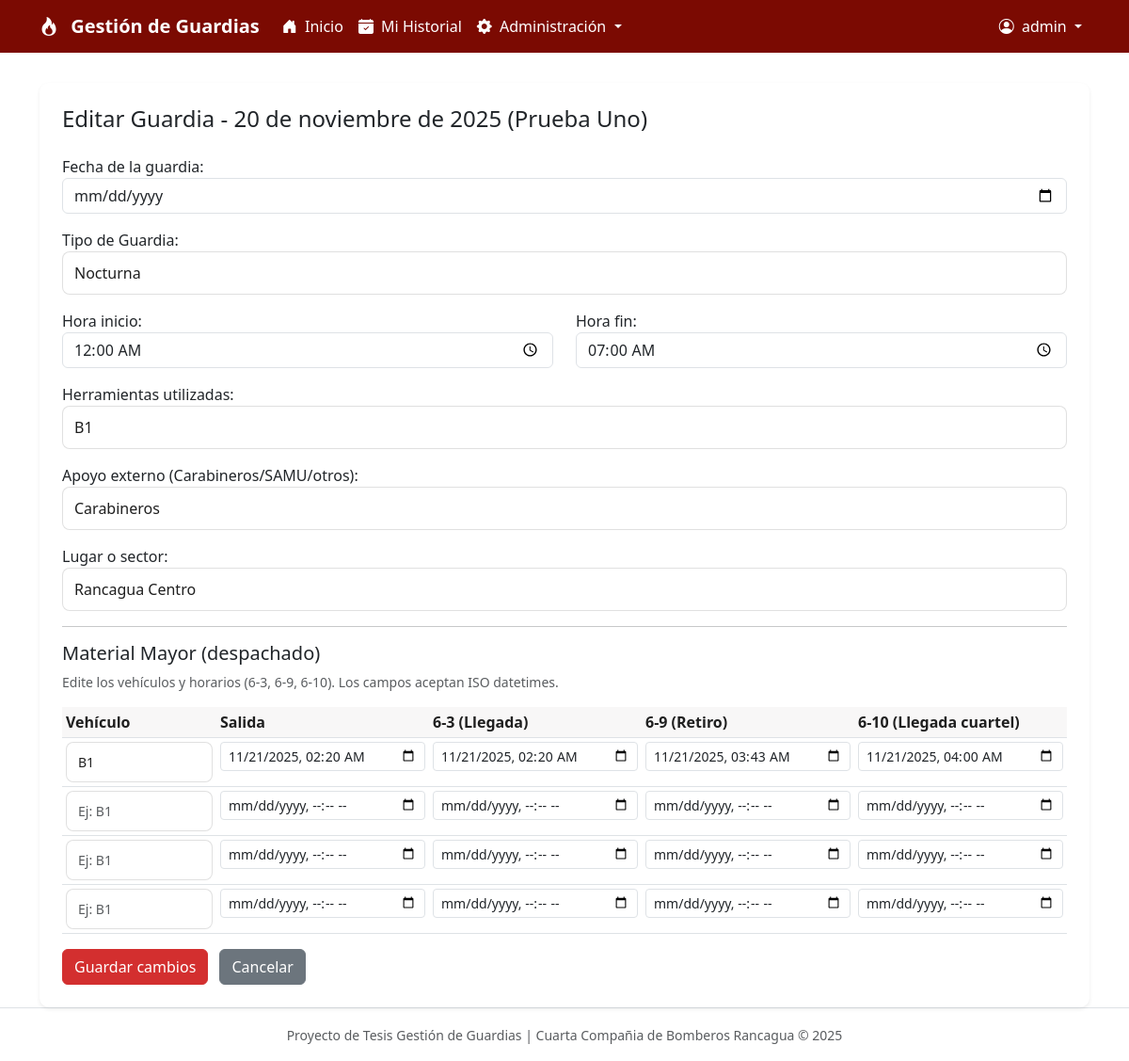
The page /guardia/4/editar/ (signed in) on the database its author committed.
### gestion/models.py (models this page shows, shortened)
class AuditoriaModelo(models.Model):
    creado_por = models.ForeignKey(
        settings.AUTH_USER_MODEL,
        null=True,
        blank=True,
        on_delete=models.SET_NULL,
        related_name="%(app_label)s_%(class)s_creado",
        verbose_name="Creado por"
    )
    creado_el = models.DateTimeField(auto_now_add=True, verbose_name="Creado el")
    modificado_por = models.ForeignKey(
        settings.AUTH_USER_MODEL,
        null=True,
        blank=True,
        on_delete=models.SET_NULL,
        related_name="%(app_label)s_%(class)s_modificado",
        verbose_name="Modificado por"
    )
    modificado_el = models.DateTimeField(auto_now=True, verbose_name="Modificado el")
    class Meta:
        abstract = True

class Guardia(AuditoriaModelo):
    bombero = models.ForeignKey(Bombero, on_delete=models.CASCADE, related_name="guardias")
    fecha = models.DateField(verbose_name="Fecha de la guardia")
    tipo = models.CharField(max_length=20, default="Nocturna", verbose_name="Tipo de Guardia")
    hora_inicio = models.TimeField(null=True, blank=True)
    hora_fin = models.TimeField(null=True, blank=True)
    herramientas = models.CharField(max_length=255, null=True, blank=True, verbose_name="Herramientas utilizadas")
    apoyo_externo = models.CharField(max_length=255, null=True, blank=True, verbose_name="Apoyo externo (Carabineros/SAMU/otros)")
    lugar = models.CharField(max_length=200, null=True, blank=True, verbose_name="Lugar o sector")

class Bombero(models.Model):
    user = models.OneToOneField(User, on_delete=models.CASCADE)
    rut = models.CharField(max_length=12, unique=True, verbose_name="RUT")
    nombre = models.CharField(max_length=100, verbose_name="Nombre completo")
    rol = models.CharField(max_length=20, choices=[('Bombero', 'Bombero'), ('Jefe de Guardia', 'Jefe de Guardia'), ('Admin', 'Administrador')])

class MaterialMayor(AuditoriaModelo):
    guardia = models.ForeignKey(Guardia, on_delete=models.CASCADE, related_name='materiales')
    vehiculo = models.CharField(max_length=50)
    llegada = models.DateTimeField(null=True, blank=True)
    retiro = models.DateTimeField(null=True, blank=True)
    llegada_cuartel = models.DateTimeField(null=True, blank=True)

### gestion/views.py (the view)
# urls.py: path('guardia/<int:pk>/editar/', views.editar_guardia, name='editar_guardia'),
@login_required
def editar_guardia(request, pk):
    guardia = get_object_or_404(Guardia, pk=pk)
    user_bombero = getattr(request.user, 'bombero', None)
    if not (request.user.is_staff or request.user.is_superuser or user_bombero == guardia.bombero):
        messages.error(request, 'No tienes permiso para editar esta guardia.')
        return redirect('historial')
    if request.method == 'POST':
        form = GuardiaForm(request.POST, instance=guardia)
        if form.is_valid():
            form.save()
            try:
                ids = request.POST.getlist('material_id')
                vehs = request.POST.getlist('material_vehiculo')
                lleg = request.POST.getlist('material_llegada')
                ret = request.POST.getlist('material_retiro')
                lleg_c = request.POST.getlist('material_llegada_cuartel')
                for idx, veh in enumerate(vehs):
                    code = veh.strip()
                    if not code:
                        continue
                    mid = ids[idx] if idx < len(ids) else ''
                    from datetime import datetime
                    def parse_dt(s):
                        try:
                            return datetime.fromisoformat(s)
                        except Exception:
                            return None
                    llegada_dt = parse_dt(lleg[idx]) if idx < len(lleg) else None
                    retiro_dt = parse_dt(ret[idx]) if idx < len(ret) else None
                    llegada_cuartel_dt = parse_dt(lleg_c[idx]) if idx < len(lleg_c) else None
                    if mid:
                        try:
                            mm = MaterialMayor.objects.get(pk=int(mid), guardia=guardia)
                            mm.vehiculo = code
                            mm.llegada = llegada_dt
                            mm.retiro = retiro_dt
                            mm.llegada_cuartel = llegada_cuartel_dt
                            mm.save()
                        except Exception:
                            try:
                                MaterialMayor.objects.create(
                                    guardia=guardia,
                                    vehiculo=code,
                                    llegada=llegada_dt,
                                    retiro=retiro_dt,
                                    llegada_cuartel=llegada_cuartel_dt,
                                )
                            except Exception:
                                pass
                    else:
                        try:
                            MaterialMayor.objects.create(
                                guardia=guardia,
                                vehiculo=code,
                                llegada=llegada_dt,
                                retiro=retiro_dt,
                                llegada_cuartel=llegada_cuartel_dt,
                            )
                        except Exception:
                            pass
            except Exception:
                pass
            messages.success(request, 'Guardia actualizada correctamente.')
            return redirect('historial')
    else:
        form = GuardiaForm(instance=guardia)
    return render(request, 'gestion/editar_guardia.html', {'form': form, 'guardia': guardia})

### gestion/forms.py
class GuardiaForm(forms.ModelForm):
    class Meta:
        from .models import Guardia
        model = Guardia
        fields = ['fecha', 'tipo', 'hora_inicio', 'hora_fin', 'herramientas', 'apoyo_externo', 'lugar']
        widgets = {
            'fecha': forms.DateInput(attrs={'type': 'date', 'class': 'form-control'}),
            'hora_inicio': forms.TimeInput(attrs={'type': 'time', 'class': 'form-control'}),
            'hora_fin': forms.TimeInput(attrs={'type': 'time', 'class': 'form-control'}),
            'tipo': forms.TextInput(attrs={'class': 'form-control'}),
            'herramientas': forms.TextInput(attrs={'class': 'form-control'}),
            'apoyo_externo': forms.TextInput(attrs={'class': 'form-control'}),
            'lugar': forms.TextInput(attrs={'class': 'form-control'}),
        }

### templates/gestion/editar_guardia.html (shortened to what this page needs)
{% extends 'base.html' %}
{% block content %}
<div class="card shadow-sm border-0">
    <div class="card-body p-4">
        <h2 class="h4 mb-4">Editar Guardia - {{ guardia.fecha }} ({{ guardia.bombero.nombre }})</h2>
        <form method="post">
            <div class="mb-3">
                {{ form.fecha.label_tag }}
                {{ form.fecha }}
            </div>
            <div class="mb-3">
                {{ form.tipo.label_tag }}
                {{ form.tipo }}
            </div>
            <div class="row">
                <div class="col-md-6 mb-3">
                    {{ form.hora_inicio.label_tag }}
                    {{ form.hora_inicio }}
                </div>
                <div class="col-md-6 mb-3">
                    {{ form.hora_fin.label_tag }}
                    {{ form.hora_fin }}
                </div>
            </div>
            <div class="mb-3">
                {{ form.herramientas.label_tag }}
                {{ form.herramientas }}
            </div>
            <div class="mb-3">
                {{ form.apoyo_externo.label_tag }}
                {{ form.apoyo_externo }}
            </div>
            <div class="mb-3">
                {{ form.lugar.label_tag }}
                {{ form.lugar }}
            </div>
            <hr>
            <h5>Material Mayor (despachado)</h5>
            <p class="small text-muted">Edite los vehículos y horarios (6-3, 6-9, 6-10). Los campos aceptan ISO datetimes.</p>
            <table class="table table-sm mb-3">
                <thead>
                    <tr><th>Vehículo</th><th>Salida</th><th>6-3 (Llegada)</th><th>6-9 (Retiro)</th><th>6-10 (Llegada cuartel)</th></tr>
                </thead>
                <tbody>
                    {% for m in guardia.materiales.all %}
                    <tr>
                        <td>
                            <input type="text" name="material_vehiculo" value="{{ m.vehiculo }}" class="form-control form-control-sm">
                        </td>
                        <td><input type="datetime-local" name="material_salida" value="{{ m.llegada|date:'Y-m-d\TH:i' }}" class="form-control form-control-sm"></td>
                        <td><input type="datetime-local" name="material_llegada" value="{{ m.llegada|date:'Y-m-d\TH:i' }}" class="form-control form-control-sm"></td>
                        <td><input type="datetime-local" name="material_retiro" value="{{ m.retiro|date:'Y-m-d\TH:i' }}" class="form-control form-control-sm"></td>
                        <td><input type="datetime-local" name="material_llegada_cuartel" value="{{ m.llegada_cuartel|date:'Y-m-d\TH:i' }}" class="form-control form-control-sm"></td>
                    </tr>
                    {% endfor %}
                    {% for i in "123" %}
                    <tr>
                        <td><input type="text" name="material_vehiculo" class="form-control form-control-sm" placeholder="Ej: B1"></td>
                        <td><input type="datetime-local" name="material_salida" class="form-control form-control-sm"></td>
                        <td><input type="datetime-local" name="material_llegada" class="form-control form-control-sm"></td>
                        <td><input type="datetime-local" name="material_retiro" class="form-control form-control-sm"></td>
                        <td><input type="datetime-local" name="material_llegada_cuartel" class="form-control form-control-sm"></td>
                    </tr>
                    {% endfor %}
                </tbody>
            </table>
            <button class="btn btn-primary" type="submit">Guardar cambios</button>
            <a class="btn btn-secondary ms-2" href="{% url 'historial' %}">Cancelar</a>
        </form>
    </div>
</div>
{% endblock %}

### templates/base.html (shortened to what this page needs)
<!DOCTYPE html>
<html lang="es">
<head>
    {% load static %}
    <link href="https://cdn.jsdelivr.net/npm/bootstrap@5.3.3/dist/css/bootstrap.min.css" rel="stylesheet">
    <link rel="stylesheet" href="https://cdnjs.cloudflare.com/ajax/libs/font-awesome/6.5.0/css/all.min.css">
    <link rel="stylesheet" href="https://cdn.jsdelivr.net/npm/bootstrap-icons@1.11.3/font/bootstrap-icons.min.css">
    <link rel="stylesheet" type="text/css" href="{% static 'css/styles.css' %}">
</head>
<body >
    <nav class="navbar navbar-expand-lg navbar-dark fixed-top" style="background-color: #2c3e50;">
        <div class="container container-xl">
            <a class="navbar-brand fw-bold" href="{% url 'index' %}">
                <i class="bi bi-fire navbar-brand-icon me-2"></i>
                Gestión de Guardias
            </a>
            <div class="collapse navbar-collapse" id="navbarNav">
                <ul class="navbar-nav me-auto mb-2 mb-lg-0 ">
                    {% if user.is_authenticated %}
                        <li class="nav-item">
                            <a class="nav-link {% if request.path == '/' %}active{% endif %}" href="{% url 'index' %}">
                                <i class="bi bi-house-door-fill me-1"></i> Inicio
                            </a>
                        </li>
                        <li class="nav-item">
                            <a class="nav-link {% if 'historial' in request.path %}active{% endif %}" href="{% url 'historial' %}">
                                <i class="bi bi-calendar-check-fill me-1"></i> Mi Historial
                            </a>
                        </li>
                        {% if user.is_superuser or user.is_staff %}
                        <li class="nav-item dropdown ">
                            <a class="nav-link dropdown-toggle" href="#" id="adminDropdown" role="button" data-bs-toggle="dropdown" aria-expanded="false">
                                <i class="bi bi-gear-fill me-1"></i> Administración
                            </a>
                        </li>
                        {% endif %}
                    {% endif %}
                </ul>
                <ul class="navbar-nav">
                    {% if user.is_authenticated %}
                        <li class="nav-item dropdown">
                            <a class="nav-link dropdown-toggle" href="#" id="userDropdown" role="button" data-bs-toggle="dropdown" aria-expanded="false">
                                <i class="bi bi-person-circle me-1"></i>
                                {{ user.first_name|default:user.username }}
                            </a>
                        </li>
                    {% else %}
                        <li class="nav-item">
                            <a class="nav-link btn btn-sm btn-danger text-white px-3" href="{% url 'login' %}">
                                <i class="bi bi-box-arrow-in-right me-1"></i> Iniciar Sesión
                            </a>
                        </li>
                    {% endif %}
                </ul>
            </div>
        </div>
    </nav>
    <main class="container mt-4">
        {% block content %}
        {% endblock %}
    </main>
    <footer class="footer mt-auto py-3 bg-white border-top">
        <div class="container text-center">
            <span class="text-muted small">Proyecto de Tesis Gestión de Guardias | Cuarta Compañia de Bomberos Rancagua &copy; 2025</span>
        </div>
    </footer>
</body>
</html>

### static/css/styles.css (style rules this page uses)
:root { --navbar-height: 72px; --brand-burgundy: #7b0a02; --brand-red: #d32f2f; --brand-white: #ffffff; --brand-muted: #f8f7f7; --brand-text: #1f1f1f; }
html, body { height: 100%; }
body { padding-top: var(--navbar-height); }
main.container { padding-top: 0.5rem; }
.navbar.fixed-top { z-index: 1030; }
.navbar.fixed-top, .navbar { background-color: var(--brand-burgundy) !important; }
.navbar .navbar-brand, .navbar .nav-link, .navbar .navbar-text { color: var(--brand-white) !important; }
.btn-primary { background-color: var(--brand-red) !important; border-color: var(--brand-red) !important; color: var(--brand-white) !important; }
.card { border-radius: 10px; border: 1px solid rgba(0,0,0,0.06); background: var(--brand-white) !important; box-shadow: 0 8px 24px rgba(31,31,31,0.06); }
a { color: var(--brand-red); }
.table thead th { background-color: var(--brand-muted); color: var(--brand-text); }
.navbar .navbar-brand, .navbar .nav-link { color: var(--brand-white) !important; }
input[type="text"], input[type="password"], input[type="email"], textarea, select { width: 100%; padding: 10px 12px; border-radius: 8px; border: 1px solid rgba(0,0,0,0.12); background: #fff; color: var(--brand-text); box-shadow: none; }
.card .form-control, .card .form-select { box-shadow: none; }
.card { margin: 0 auto; }

### rows shown on the page
Guardia: fecha "20 de noviembre de 2025", bombero.nombre "Prueba Uno", tipo "Nocturna", hora_inicio "00:00:00", hora_fin "07:00:00", herramientas "B1", apoyo_externo "Carabineros", lugar "Rancagua Centro"
MaterialMayor: material_vehiculo "B1", material_salida "11/21/2025 02:20", material_llegada "11/21/2025 02:20", material_retiro "11/21/2025 03:43", material_llegada_cuartel "11/21/2025 04:00"

### other values the page prints
{{ user.first_name|default:user.username }} "admin"
